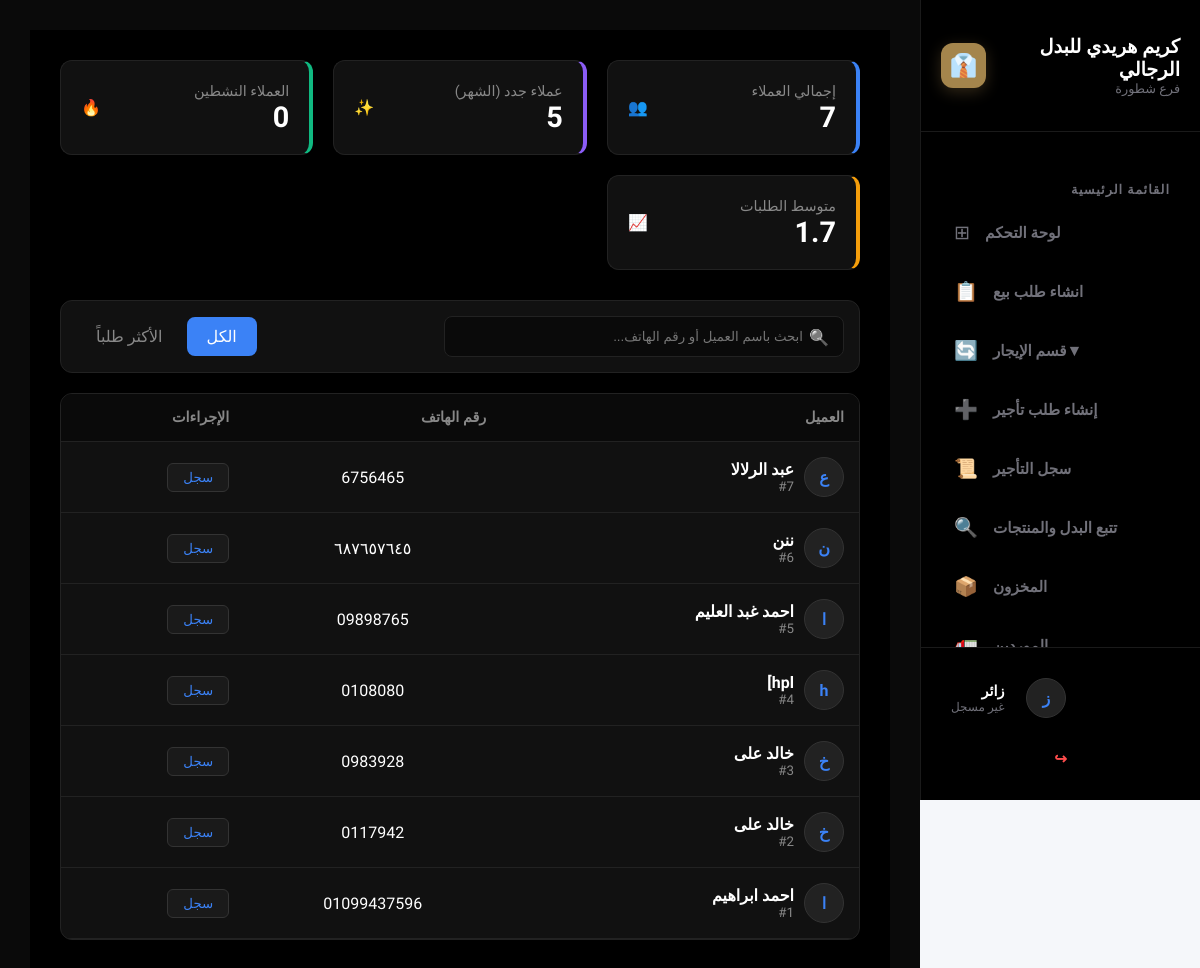
Page /pos/customer-management/ on the earlier database version.
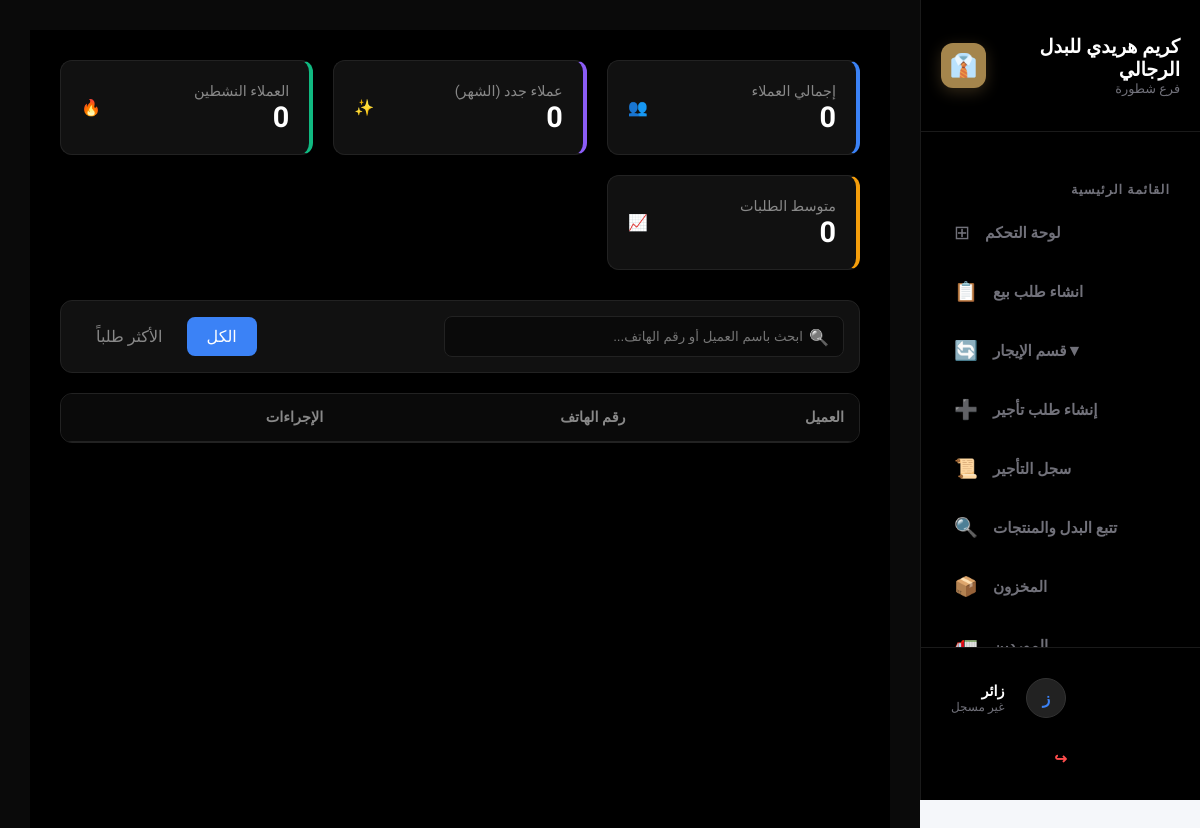
Same page on the later database version.
### pos/models.py (models this page shows, shortened)
class Customer(models.Model):
    name = models.CharField(max_length=400, verbose_name="اسم العميل")
    mobil = models.CharField(max_length=15)
    address = models.CharField(max_length=1000, verbose_name="عنوان العميل")
    number_of_orders = models.PositiveIntegerField(default=0)

### pos/views.py (the view)
# urls.py: path('customer-management/', views.customer_management, name='customer_management'),
def customer_management(request):
    search_query = request.GET.get('search', '')
    filter_tab = request.GET.get('tab', 'all')
    page_number = request.GET.get('page', 1)
    customers_list = Customer.objects.all().order_by('-id')
    if search_query:
        customers_list = customers_list.filter(
            Q(name__icontains=search_query) | Q(mobil__icontains=search_query)
        )
    if filter_tab == 'frequent':
        customers_list = customers_list.order_by('-number_of_orders')
    elif filter_tab == 'new':
        customers_list = customers_list.order_by('-id')[:50]
    total_customers = Customer.objects.count()
    new_customers_this_month = Customer.objects.filter(number_of_orders__lte=1).count()
    active_customers = Customer.objects.filter(number_of_orders__gt=5).count()
    avg_orders = Customer.objects.aggregate(Avg('number_of_orders'))['number_of_orders__avg'] or 0
    paginator = Paginator(customers_list, 10)
    page_obj = paginator.get_page(page_number)
    context = {
        'customers': page_obj,
        'total_customers': total_customers,
        'new_customers_count': new_customers_this_month,
        'active_customers': active_customers,
        'avg_orders': round(avg_orders, 1),
        'search_query': search_query,
        'current_tab': filter_tab,
    }
    return render(request, 'pos/customer_management.html', context)

### accounts/context_processors.py (called while the page is built)
def notifications_processor(request):
    if request.user.is_authenticated:
        notifications = Notification.objects.filter(user=request.user, is_deleted=False).order_by('-created_at')[:10]
    else:
        notifications = []
    return {'notifications': notifications}

### templates/pos/customer_management.html (shortened to what this page needs)
{% extends 'base.html' %}
{% load static %}
{% block extra_css %}
<link rel="stylesheet" href="{% static 'css/customers.css' %}">
{% endblock %}
{% block content %}
<div class="admin-container">
    <section class="stats-grid">
        <div class="stat-card card-blue">
            <div class="stat-info">
                <span class="stat-label">إجمالي العملاء</span>
                <strong class="stat-value">{{ total_customers }}</strong>
            </div>
            <div class="stat-icon">👥</div>
        </div>
        <div class="stat-card card-purple">
            <div class="stat-info">
                <span class="stat-label">عملاء جدد (الشهر)</span>
                <strong class="stat-value">{{ new_customers_count }}</strong>
            </div>
            <div class="stat-icon">✨</div>
        </div>
        <div class="stat-card card-green">
            <div class="stat-info">
                <span class="stat-label">العملاء النشطين</span>
                <strong class="stat-value">{{ active_customers }}</strong>
            </div>
            <div class="stat-icon">🔥</div>
        </div>
        <div class="stat-card card-orange">
            <div class="stat-info">
                <span class="stat-label">متوسط الطلبات</span>
                <strong class="stat-value">{{ avg_orders }}</strong>
            </div>
            <div class="stat-icon">📈</div>
        </div>
    </section>
    <section class="filter-section">
        <form method="GET" class="search-wrapper">
            <div class="search-input-container">
                <input type="text" name="search" placeholder="ابحث باسم العميل أو رقم الهاتف..." value="{{ search_query }}">
                <span class="search-i">🔍</span>
            </div>
        </form>
        <div class="filter-tabs">
            <a href="?tab=all" class="tab-btn {% if current_tab == 'all' %}active{% endif %}">الكل</a>
            <a href="?tab=frequent" class="tab-btn {% if current_tab == 'frequent' %}active{% endif %}">الأكثر طلباً</a>
        </div>
    </section>
    <div class="table-wrapper">
        <table class="data-table">
            <thead>
                <tr>
                    <th>العميل</th>
                    <th>رقم الهاتف</th>
                    <th>الإجراءات</th>
                </tr>
            </thead>
            <tbody>
                {% for customer in customers %}
                <tr>
                    <td>
                        <div class="user-info-cell">
                            <div class="user-avatar">{{ customer.name|slice:":1" }}</div>
                            <div class="user-details">
                                <strong>{{ customer.name }}</strong>
                                <small>#{{ customer.id }}</small>
                            </div>
                        </div>
                    </td>
                    <td class="text-center">{{ customer.mobil }}</td>
                    <td>
                        <div class="actions-btns">
                            <button class="btn-details" onclick="window.location.href='{% url 'customer_history' customer.id %}'">سجل</button>
                        </div>
                    </td>
                </tr>
                {% endfor %}
            </tbody>
        </table>
    </div>
</div>
{% endblock %}

### templates/base.html (shortened to what this page needs)
{% load static %}
<!DOCTYPE html>
<html lang="ar" dir="rtl">
<head>
    <link rel="stylesheet" href="{% static 'css/base.css' %}">
    <link rel="stylesheet" href="{% static 'css/sidebar.css' %}">
    {% block extra_css %}{% endblock %}
</head>
<body>
    {% include 'includes/sidebar.html' %}
    <main>
        <div class="main-content">
            {% block content %}{% endblock %}
        </div>
    </main>
</body>
</html>

### templates/includes/sidebar.html (shortened to what this page needs)
<aside class="sidebar">
    <div class="sidebar-header">
        <div class="brand-info">
            <h2 class="store-name">كريم هريدي للبدل الرجالي</h2>
            <p class="store-branch">فرع شطورة</p>
        </div>
        <div class="brand-logo">
            <div class="logo-circle">👔</div> </div>
    </div>
    <nav class="sidebar-menu">
        <div class="menu-section">
            <h3 class="menu-title">القائمة الرئيسية</h3>
            <ul class="menu-items">
                <li>
                    <a href="{% url 'dashboard' %}" class="{% if request.path == '/' %}active{% endif %}">
                        <span class="icon">⊞</span>
                        <span class="text">لوحة التحكم</span>
                    </a>
                </li>
                <li>
                    <a href="{% url 'pos_page' %}" class="{% if request.resolver_match.url_name == 'pos_page' %}active{% endif %}">
                        <span class="icon">📋</span>
                        <span class="text">انشاء طلب بيع</span>
                    </a>
                </li>
                <li class="menu-item-dropdown">
                    <a href="javascript:void(0)" class="dropdown-trigger {% if 'rental' in request.path %}active{% endif %}" onclick="toggleDropdown(this)">
                        <span class="icon">🔄</span>
                        <span class="text">قسم الإيجار</span>
                        <span class="arrow">▼</span>
                    </a>
                    <ul class="submenu">
                        <li>
                            <a href="{% url 'pos_rental_page' %}" class="{% if request.resolver_match.url_name == 'pos_rental_page' %}active{% endif %}">
                                <span class="icon">➕</span>
                                <span class="text">إنشاء طلب تأجير</span>
                            </a>
                        </li>
                        <li>
                            <a href="/pos/rental_items/" class="{% if '/pos/rental_items/' in request.path %}active{% endif %}">
                                <span class="icon">📜</span>
                                <span class="text">سجل التأجير</span>
                            </a>
                        </li>
                        <li>
                            <a href="/pos/rental-items-log/" class="{% if '/pos/rental_items_list/' in request.path %}active{% endif %}">
                                <span class="icon">🔍</span>
                                <span class="text">تتبع البدل والمنتجات</span>
                            </a>
                        </li>
                    </ul>
                </li>
                <li>
                    <a href="{% url 'inventory_management' %}" class="{% if request.resolver_match.url_name == 'inventory_management' %}active{% endif %}">
                        <span class="icon">📦</span>
                        <span class="text">المخزون</span>
                    </a>
                </li>
                <li>
                    <a href="{% url 'supplies_management' %}" class="{% if request.resolver_match.url_name == 'supplies_management' %}active{% endif %}">
                        <span class="icon">🚛</span>
                        <span class="text">الموردين</span>
                    </a>
                </li>
            </ul>
        </div>
    </nav>
    <div class="user-section">
        <div class="user-info-wrapper">
            <div class="user-avatar">
                {% if user.is_authenticated %}
                    <span class="avatar-letter">{{ user.first_name|first|upper }}</span>
                {% else %}
                    <span class="avatar-letter">ز</span>
                {% endif %}
            </div>
            <div class="user-details">
                <h4 class="user-name">
                    {% if user.is_authenticated %}
                        {{ user.get_full_name|default:user.username }}
                    {% else %}
                        زائر
                    {% endif %}
                </h4>
                <p class="user-role">
                    {% if user.is_authenticated %}
                        {% if user.is_superuser %}مدير نظام{% else %}كاشير{% endif %}
                    {% else %}
                        غير مسجل
                    {% endif %}
                </p>
            </div>
        </div>
        <form method="post" action="{% url 'logout' %}">
            <button type="submit" class="logout-btn" title="تسجيل الخروج">
                <span class="logout-icon">↪</span>
            </button>
        </form>
    </div>
</aside>

### static/css/base.css (style rules this page uses)
.main-content { background-color: #0a0a0a; padding: 30px; min-height: calc(100vh - 40px); color: #ffffff; }

### static/css/sidebar.css (style rules this page uses)
:root { --accent-gold: #a4854c; --surface-dark: #111111; --bg-active: #1c1c1c; --text-gold: #bc9c65; --text-white: #ffffff; --text-dim: #71717a; --sidebar-width: 280px; }
.sidebar { width: var(--sidebar-width); height: 100vh; background: #000000; display: flex; flex-direction: column; border-left: 1px solid #1a1a1a; position: fixed; right: 0; top: 0; font-family: 'Cairo', sans-serif; z-index: 1000; }
.sidebar-header { padding: 35px 20px; display: flex; justify-content: flex-end; align-items: center; gap: 15px; border-bottom: 1px solid #1a1a1a; }
.store-name { font-size: 1.2rem; font-weight: 800; margin: 0; color: var(--text-white); }
.store-branch { font-size: 0.8rem; margin: 0; color: var(--text-dim); }
.logo-circle { width: 45px; height: 45px; background: var(--accent-gold); border-radius: 12px; display: flex; align-items: center; justify-content: center; font-size: 1.4rem; color: white; box-shadow: 0 4px 15px rgba(164, 133, 76, 0.3); }
.sidebar-menu { flex-grow: 1; padding: 25px 15px; overflow-y: auto; }
.menu-title { font-size: 0.8rem; color: var(--text-dim); margin: 25px 15px 10px 0; font-weight: 700; text-transform: uppercase; letter-spacing: 1px; }
.menu-items { list-style: none; padding: 0; margin: 0; }
.menu-items li a { display: flex; align-items: center; justify-content: flex-end; padding: 14px 18px; text-decoration: none; color: var(--text-dim); border-radius: 14px; margin-bottom: 8px; transition: all 0.3s cubic-bezier(0.4, 0, 0.2, 1); position: relative; }
.menu-items li a .icon { order: 2; margin-left: 0; margin-right: 15px; font-size: 1.2rem; }
.menu-items li a .text { order: 1; font-weight: 600; font-size: 0.95rem; }
.user-section { padding: 20px; border-top: 1px solid #1a1a1a; display: flex; flex-direction: column; gap: 10px; }
.user-info-wrapper { display: flex; align-items: center; justify-content: flex-end; gap: 12px; padding: 10px; }
.user-avatar { width: 38px; height: 38px; background: #262626; border: 1px solid #333; border-radius: 10px; display: flex; align-items: center; justify-content: center; color: var(--accent-gold); font-weight: bold; }
.user-name { font-size: 0.9rem; margin: 0; color: var(--text-white); font-weight: 700; }
.user-role { font-size: 0.75rem; margin: 0; color: var(--text-dim); }
.logout-btn { display: flex; align-items: center; justify-content: center; gap: 8px; background: none; border: none; color: #ff4d4d; font-size: 0.95rem; font-weight: 700; cursor: pointer; padding: 12px; width: 100%; transition: 0.2s; }

### templates/base.html (style rules this page uses)
* { margin: 0; padding: 0; box-sizing: border-box; }
body { font-family: 'Cairo', sans-serif; background-color: #f5f7fa; margin: 0; padding-right: 280px; min-height: 100vh; }

Differences in the rows shown:
removed Customer: name "ع", name "عبد الرلالا", id "7", mobil "6756465"
removed Customer: name "ن", name "ننن", id "6", mobil "٦٨٧٦٥٧٦٤٥"
removed Customer: name "ا", name "احمد غبد العليم", id "5", mobil "09898765"
removed Customer: name "h", name "hpl]", id "4", mobil "0108080"
removed Customer: name "خ", name "خالد على", id "3", mobil "0983928"
removed Customer: name "خ", name "خالد على", id "2", mobil "0117942"
removed Customer: name "ا", name "احمد ابراهيم", id "1", mobil "01099437596"
Other differences:
{{ total_customers }}: "7" → "0"
{{ new_customers_count }}: "5" → "0"
{{ avg_orders }}: "1.7" → "0"
